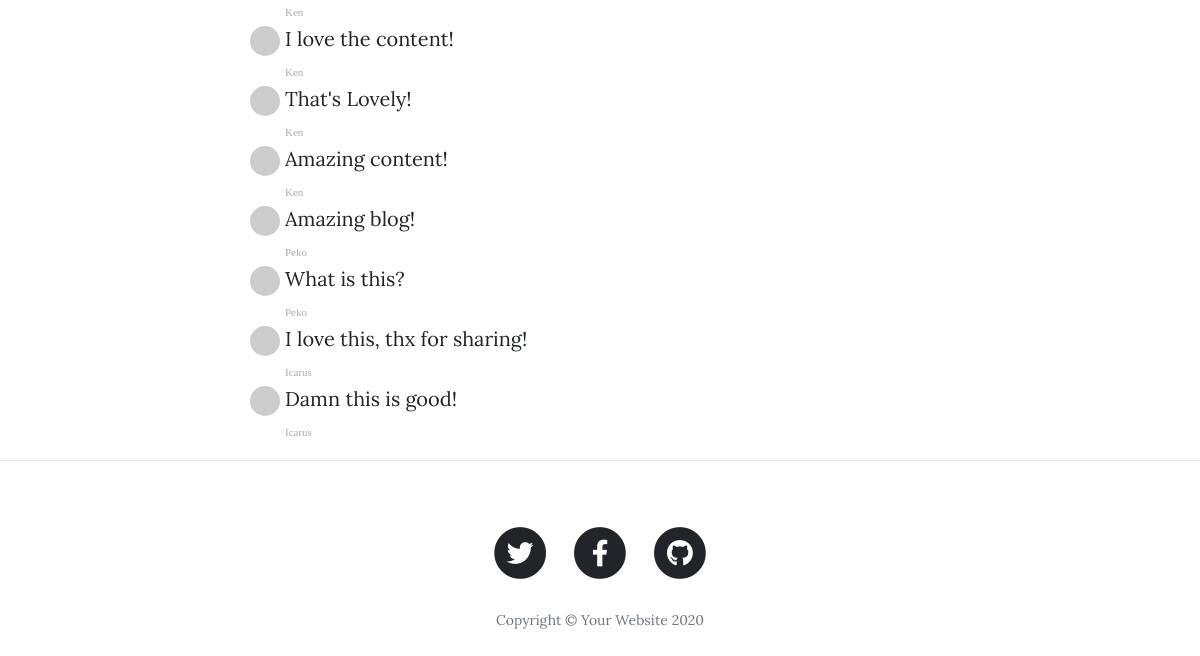
Before: /post/2?user_id=1 (lower part) with the older database file.
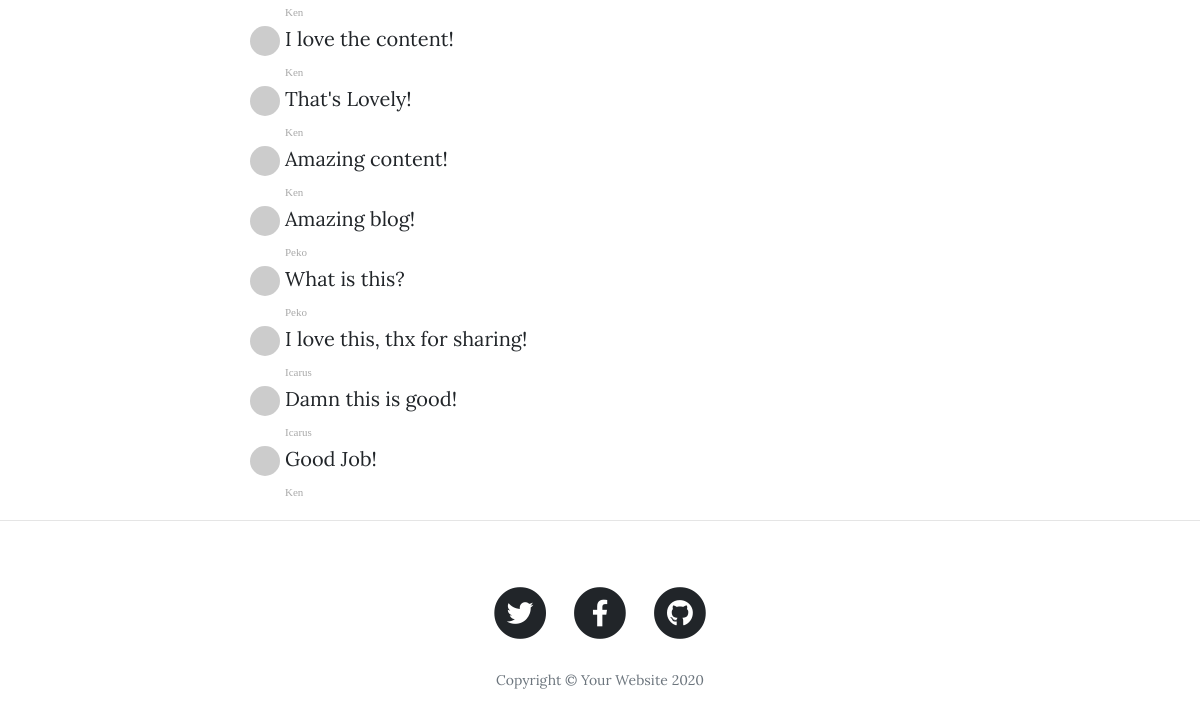
After: the same page with the newer database file.
### main.py (models this page shows)
class Comment(db.Model):
    __tablename__ = "comments"
    id = db.Column(db.Integer, primary_key=True)
    comment = db.Column(db.String(500), nullable=False)
    post_id = db.Column(db.Integer, db.ForeignKey('blog_posts.id'))
    author_id = db.Column(db.Integer, db.ForeignKey('user.id'))
    post = relationship('BlogPost', back_populates='comments')
    author = relationship('User', back_populates='comments')

class User(UserMixin, db.Model):
    __tablename__ = "user"
    id = db.Column(db.Integer, primary_key=True)
    email = db.Column(db.String(250), nullable=False)
    password = db.Column(db.String(250), nullable=False)
    name = db.Column(db.String(250), nullable=False)
    posts = relationship('BlogPost', back_populates='author')
    comments = relationship('Comment', back_populates='author')

### main.py (the view, shortened to what this page needs)
@app.route("/post/<int:post_id>", methods=["GET", "POST"])
def show_post(post_id):
    requested_post = BlogPost.query.get(post_id)
    comments = requested_post.comments
    comment_form = CommentForm()
    return render_template("post.html", post=requested_post, form=comment_form, user_comments=comments)

### templates/post.html (shortened to what this page needs)
{% import 'bootstrap/wtf.html' as wtf %}
{% include "header.html" %}
  <article>
    <div class="container">
      <div class="row">
        <div class="col-lg-8 col-md-10 mx-auto">
          <div class="col-lg-12 col-md-12 mx-auto comment">
            <br>
            {% if user_comments %}
              {%for comment in user_comments %}
            <div class="commenterImage">
              <img src="{{ comment.author.email | gravatar }}">
            </div>
                <div class="commentText">
                  <p>{{ comment.comment|safe }}</p>
                  <span class="date sub-text">{{ comment.author.name }}</span>
                </div>
              {% endfor %}
            {% endif %}
            </div>
          </div>
      </div>
    </div>
  </article>
  <hr>
{% include "footer.html" %}

### templates/header.html (shortened to what this page needs)
<!DOCTYPE html>
<html lang="en">
<head>
  <link href="{{ url_for('static', filename='vendor/bootstrap/css/bootstrap.min.css') }}" rel="stylesheet">
  <link href="{{ url_for('static', filename='vendor/fontawesome-free/css/all.min.css')}}" rel="stylesheet" type="text/css">
  <link href="{{ url_for('static', filename='css/clean-blog.min.css')}}" rel="stylesheet">
</head>
<body>

### templates/footer.html (shortened to what this page needs)
  <footer>
    <div class="container">
      <div class="row">
        <div class="col-lg-8 col-md-10 mx-auto">
          <ul class="list-inline text-center">
            <li class="list-inline-item">
              <a href="#">
                <span class="fa-stack fa-lg">
                  <i class="fas fa-circle fa-stack-2x"></i>
                  <i class="fab fa-twitter fa-stack-1x fa-inverse"></i>
                </span>
              </a>
            </li>
            <li class="list-inline-item">
              <a href="#">
                <span class="fa-stack fa-lg">
                  <i class="fas fa-circle fa-stack-2x"></i>
                  <i class="fab fa-facebook-f fa-stack-1x fa-inverse"></i>
                </span>
              </a>
            </li>
            <li class="list-inline-item">
              <a href="#">
                <span class="fa-stack fa-lg">
                  <i class="fas fa-circle fa-stack-2x"></i>
                  <i class="fab fa-github fa-stack-1x fa-inverse"></i>
                </span>
              </a>
            </li>
          </ul>
          <p class="copyright text-muted">Copyright &copy; Your Website 2020</p>
        </div>
      </div>
    </div>
  </footer>
</body>
</html>

Changed rows visible on the page:
added Comment: comment "Good Job!", author.name "Ken"
